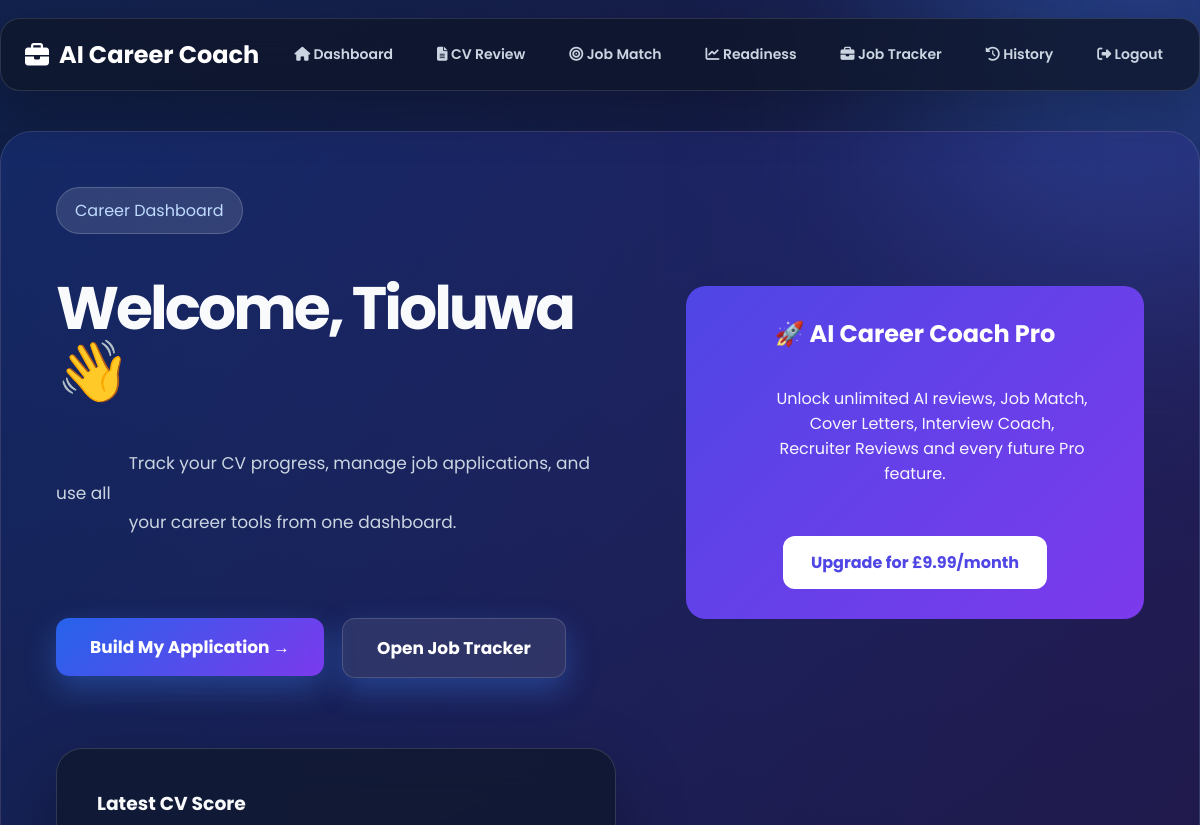
Page /dashboard (signed in, upper part) on the earlier database version.
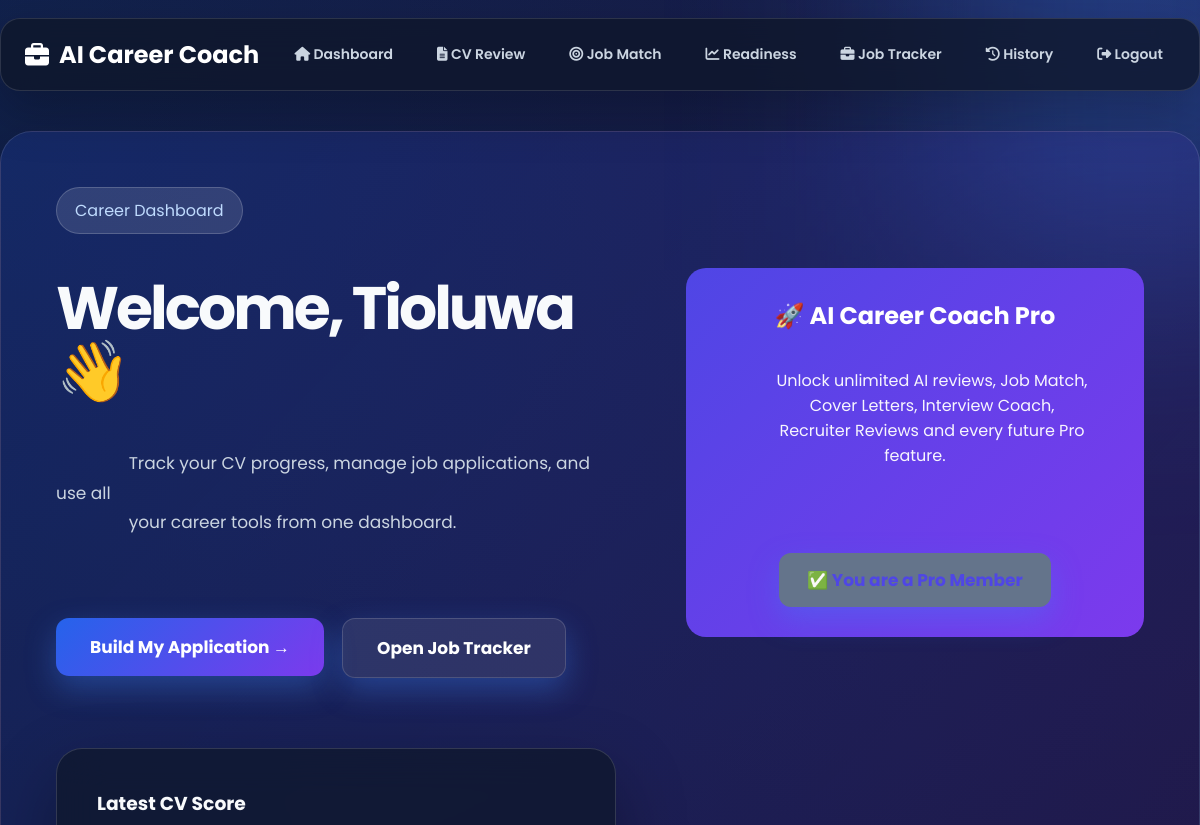
Same page on the later database version.
### models.py (models this page shows)
class User(UserMixin, db.Model):
    id = db.Column(
        db.Integer,
        primary_key=True,
    )
    name = db.Column(
        db.String(100),
        nullable=False,
    )
    email = db.Column(
        db.String(150),
        unique=True,
        nullable=False,
    )
    password_hash = db.Column(
        db.String(255),
        nullable=False,
    )
    subscription = db.Column(
        db.String(20),
        default="Free",
        nullable=False,
    )
    stripe_customer_id = db.Column(
        db.String(255),
        nullable=True,
    )
    stripe_subscription_id = db.Column(
        db.String(255),
        nullable=True,
    )
    id = db.Column(
        db.Integer,
        primary_key=True,
    )
    name = db.Column(
        db.String(100),
        nullable=False,
    )
    email = db.Column(
        db.String(150),
        unique=True,
        nullable=False,
    )
    password_hash = db.Column(
        db.String(255),
        nullable=False,
    )

### app.py (the view, shortened to what this page needs)
@app.route("/dashboard")
@login_required
def dashboard():
    reviews = (
        Review.query
        .filter_by(user_id=current_user.id)
        .order_by(Review.created_at.asc())
        .all()
    )
    applications = JobApplication.query.filter_by(
        user_id=current_user.id
    ).all()
    total_reviews = len(reviews)
    total_applications = len(applications)
    status_counts = {
        "Saved": 0,
        "Applied": 0,
        "Interview": 0,
        "Offer": 0,
        "Rejected": 0,
    }
    for application in applications:
        if application.status in status_counts:
            status_counts[application.status] += 1
    applied_count = status_counts["Applied"]
    interview_count = status_counts["Interview"]
    offer_count = status_counts["Offer"]
    if reviews:
        scores = [review.score for review in reviews]
        score_labels = [
            review.created_at.strftime("%d %b")
            for review in reviews
        ]
        latest_score = scores[-1]
        previous_score = scores[-2] if len(scores) > 1 else None
        best_score = max(scores)
        average_score = round(sum(scores) / len(scores))
        improvement = (
            latest_score - previous_score
            if previous_score is not None
            else None
        )
    return render_template(
        "dashboard.html",
        user=current_user,
        total_reviews=total_reviews,
        latest_score=latest_score,
        previous_score=previous_score,
        best_score=best_score,
        average_score=average_score,
        improvement=improvement,
        total_applications=total_applications,
        applied_count=applied_count,
        interview_count=interview_count,
        offer_count=offer_count,
        score_labels=score_labels,
        score_values=scores,
        job_status_labels=list(status_counts.keys()),
        job_status_values=list(status_counts.values()),
    )

### app.py (called while the page is built)
@login_manager.user_loader
def load_user(user_id):
    return db.session.get(User, int(user_id))

### templates/dashboard.html (shortened to what this page needs)
<!DOCTYPE html>
<html lang="en">
<head>
    <link
        rel="stylesheet"
        href="https://cdnjs.cloudflare.com/ajax/libs/font-awesome/6.7.2/css/all.min.css"
    >
    <link
        rel="stylesheet"
        href="{{ url_for('static', filename='style.css') }}"
    >
</head>
<body>
<nav class="navbar">
    <div class="logo">
        <i class="fa-solid fa-briefcase"></i>
        AI Career Coach
    </div>
    <div class="nav-links">
        <a href="/dashboard">
            <i class="fa-solid fa-house"></i>
            Dashboard
        </a>
        <a href="/cv-review">
            <i class="fa-solid fa-file-lines"></i>
            CV Review
        </a>
        <a href="/job-match">
            <i class="fa-solid fa-bullseye"></i>
            Job Match
        </a>
        <a href="/application-readiness">
            <i class="fa-solid fa-chart-line"></i>
            Readiness
        </a>
        <a href="/jobs">
            <i class="fa-solid fa-briefcase"></i>
            Job Tracker
        </a>
        <a href="/history">
            <i class="fa-solid fa-clock-rotate-left"></i>
            History
        </a>
        <a href="/logout">
            <i class="fa-solid fa-right-from-bracket"></i>
            Logout
        </a>
    </div>
</nav>
<main>
    <section class="landing-hero">
        <div class="landing-left">
            <span class="badge">Career Dashboard</span>
            <h1>Welcome, {{ user.name }} 👋</h1>
            <p>
                Track your CV progress, manage job applications, and use all
                your career tools from one dashboard.
            </p>
            <div class="hero-buttons">
                <a href="/application-builder">
                    <button>Build My Application →</button>
                </a>
                <a href="/jobs">
                    <button class="secondary-btn">
                        Open Job Tracker
                    </button>
                </a>
            </div>
        </div>
        <div class="pro-card">
    <h2>🚀 AI Career Coach Pro</h2>
    <p>
        Unlock unlimited AI reviews, Job Match,
        Cover Letters, Interview Coach,
        Recruiter Reviews and every future Pro feature.
    </p>
    {% if current_user.subscription == "Pro" %}
        <button class="pro-button" disabled>
            ✅ You are a Pro Member
        </button>
    {% else %}
        <a
            class="pro-button"
            href="/upgrade"
        >
            Upgrade for £9.99/month
        </a>
    {% endif %}
</div>
        <div class="landing-right">
            <div class="premium-card">
                <h3>Latest CV Score</h3>
            </div>
        </div>
    </section>
</main>
</body>
</html>

Differences in the rows shown:
changed User "Tioluwa": subscription "Free" → "Pro" (drawn)
Other differences:
text no longer shown: "Upgrade for £9.99/month"
text now shown: "✅ You are a Pro Member"
